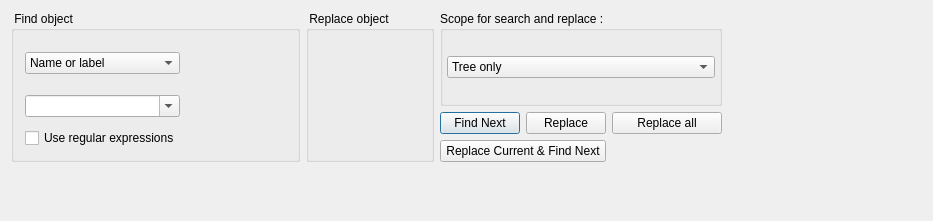
<?xml version="1.0" encoding="UTF-8"?>
<ui version="4.0">
 <class>findObjectWidget_q</class>
 <widget class="QWidget" name="findObjectWidget_q">
  <property name="geometry">
   <rect>
    <x>0</x>
    <y>0</y>
    <width>933</width>
    <height>221</height>
   </rect>
  </property>
  <property name="windowTitle">
   <string>Form1</string>
  </property>
  <layout class="QGridLayout" name="gridLayout_3">
   <item row="0" column="0" rowspan="2">
    <widget class="QGroupBox" name="groupBox4">
     <property name="sizePolicy">
      <sizepolicy hsizetype="Expanding" vsizetype="Preferred">
       <horstretch>0</horstretch>
       <verstretch>0</verstretch>
      </sizepolicy>
     </property>
     <property name="title">
      <string> Find object</string>
     </property>
     <layout class="QGridLayout">
      <item row="0" column="1" rowspan="2">
       <widget class="FWObjectDropArea" name="findDropArea" native="true">
        <property name="sizePolicy">
         <sizepolicy hsizetype="Fixed" vsizetype="Fixed">
          <horstretch>0</horstretch>
          <verstretch>0</verstretch>
         </sizepolicy>
        </property>
        <property name="minimumSize">
         <size>
          <width>100</width>
          <height>80</height>
         </size>
        </property>
        <property name="font">
         <font>
          <pointsize>9</pointsize>
         </font>
        </property>
       </widget>
      </item>
      <item row="0" column="0">
       <widget class="QComboBox" name="attribute">
        <item>
         <property name="text">
          <string>Name or label</string>
         </property>
        </item>
        <item>
         <property name="text">
          <string>IP Address</string>
         </property>
        </item>
        <item>
         <property name="text">
          <string>TCP/UDP port</string>
         </property>
        </item>
        <item>
         <property name="text">
          <string>Protocol number</string>
         </property>
        </item>
        <item>
         <property name="text">
          <string>ICMP type</string>
         </property>
        </item>
       </widget>
      </item>
      <item row="1" column="0">
       <widget class="QComboBox" name="findAttr">
        <property name="editable">
         <bool>true</bool>
        </property>
       </widget>
      </item>
      <item row="2" column="0">
       <widget class="QCheckBox" name="useRegexp">
        <property name="text">
         <string>Use regular expressions</string>
        </property>
       </widget>
      </item>
     </layout>
    </widget>
   </item>
   <item row="0" column="1" rowspan="2">
    <widget class="QGroupBox" name="groupBox5">
     <property name="sizePolicy">
      <sizepolicy hsizetype="Preferred" vsizetype="Preferred">
       <horstretch>0</horstretch>
       <verstretch>0</verstretch>
      </sizepolicy>
     </property>
     <property name="title">
      <string> Replace object </string>
     </property>
     <layout class="QGridLayout" name="gridLayout_119">
      <item row="0" column="0">
       <widget class="FWObjectDropArea" name="replaceDropArea" native="true">
        <property name="sizePolicy">
         <sizepolicy hsizetype="Fixed" vsizetype="Fixed">
          <horstretch>0</horstretch>
          <verstretch>0</verstretch>
         </sizepolicy>
        </property>
        <property name="minimumSize">
         <size>
          <width>100</width>
          <height>80</height>
         </size>
        </property>
        <property name="font">
         <font>
          <pointsize>9</pointsize>
         </font>
        </property>
       </widget>
      </item>
      <item row="1" column="0">
       <widget class="QLabel" name="label">
        <property name="text">
         <string/>
        </property>
       </widget>
      </item>
     </layout>
    </widget>
   </item>
   <item row="0" column="2">
    <widget class="QGroupBox" name="buttonGroup2">
     <property name="sizePolicy">
      <sizepolicy hsizetype="Expanding" vsizetype="Preferred">
       <horstretch>0</horstretch>
       <verstretch>0</verstretch>
      </sizepolicy>
     </property>
     <property name="title">
      <string>Scope for search and replace :</string>
     </property>
     <layout class="QGridLayout">
      <property name="margin" stdset="0">
       <number>4</number>
      </property>
      <item row="0" column="0">
       <widget class="QComboBox" name="srScope">
        <item>
         <property name="text">
          <string>Tree only</string>
         </property>
        </item>
        <item>
         <property name="text">
          <string>Tree and policy of all firewalls</string>
         </property>
        </item>
        <item>
         <property name="text">
          <string>Policy of all firewalls</string>
         </property>
        </item>
        <item>
         <property name="text">
          <string>policy of the opened firewall</string>
         </property>
        </item>
       </widget>
      </item>
     </layout>
    </widget>
   </item>
   <item row="0" column="3">
    <spacer>
     <property name="orientation">
      <enum>Qt::Orientation::Horizontal</enum>
     </property>
     <property name="sizeType">
      <enum>QSizePolicy::Policy::Expanding</enum>
     </property>
     <property name="sizeHint" stdset="0">
      <size>
       <width>100</width>
       <height>20</height>
      </size>
     </property>
    </spacer>
   </item>
   <item row="1" column="2">
    <layout class="QGridLayout" name="gridLayout_2">
     <item row="0" column="0">
      <widget class="QPushButton" name="findButton">
       <property name="text">
        <string>Find Next</string>
       </property>
       <property name="autoDefault">
        <bool>true</bool>
       </property>
       <property name="default">
        <bool>true</bool>
       </property>
      </widget>
     </item>
     <item row="0" column="1">
      <widget class="QPushButton" name="replaceButton">
       <property name="text">
        <string>Replace</string>
       </property>
      </widget>
     </item>
     <item row="0" column="2">
      <widget class="QPushButton" name="replaceAllButton">
       <property name="text">
        <string>Replace all</string>
       </property>
      </widget>
     </item>
     <item row="1" column="0" colspan="2">
      <widget class="QPushButton" name="repNextButton">
       <property name="text">
        <string>Replace Current &amp;&amp; Find Next</string>
       </property>
       <property name="shortcut">
        <string/>
       </property>
      </widget>
     </item>
     <item row="1" column="2">
      <spacer>
       <property name="orientation">
        <enum>Qt::Orientation::Horizontal</enum>
       </property>
       <property name="sizeType">
        <enum>QSizePolicy::Policy::Expanding</enum>
       </property>
       <property name="sizeHint" stdset="0">
        <size>
         <width>110</width>
         <height>20</height>
        </size>
       </property>
      </spacer>
     </item>
    </layout>
   </item>
   <item row="2" column="2">
    <spacer>
     <property name="orientation">
      <enum>Qt::Orientation::Vertical</enum>
     </property>
     <property name="sizeType">
      <enum>QSizePolicy::Policy::MinimumExpanding</enum>
     </property>
     <property name="sizeHint" stdset="0">
      <size>
       <width>75</width>
       <height>1</height>
      </size>
     </property>
    </spacer>
   </item>
  </layout>
 </widget>
 <layoutdefault spacing="6" margin="11"/>
 <customwidgets>
  <customwidget>
   <class>FWObjectDropArea</class>
   <extends>QWidget</extends>
   <header>FWObjectDropArea.h</header>
   <container>1</container>
  </customwidget>
 </customwidgets>
 <tabstops>
  <tabstop>attribute</tabstop>
  <tabstop>findAttr</tabstop>
  <tabstop>srScope</tabstop>
  <tabstop>replaceAllButton</tabstop>
  <tabstop>replaceButton</tabstop>
  <tabstop>repNextButton</tabstop>
  <tabstop>findButton</tabstop>
 </tabstops>
 <resources/>
 <connections>
  <connection>
   <sender>findDropArea</sender>
   <signal>objectDeleted()</signal>
   <receiver>findObjectWidget_q</receiver>
   <slot>enableAll()</slot>
   <hints>
    <hint type="sourcelabel">
     <x>20</x>
     <y>20</y>
    </hint>
    <hint type="destinationlabel">
     <x>20</x>
     <y>20</y>
    </hint>
   </hints>
  </connection>
  <connection>
   <sender>findDropArea</sender>
   <signal>objectInserted()</signal>
   <receiver>findObjectWidget_q</receiver>
   <slot>objectInserted()</slot>
   <hints>
    <hint type="sourcelabel">
     <x>20</x>
     <y>20</y>
    </hint>
    <hint type="destinationlabel">
     <x>20</x>
     <y>20</y>
    </hint>
   </hints>
  </connection>
  <connection>
   <sender>findButton</sender>
   <signal>clicked()</signal>
   <receiver>findObjectWidget_q</receiver>
   <slot>find()</slot>
   <hints>
    <hint type="sourcelabel">
     <x>20</x>
     <y>20</y>
    </hint>
    <hint type="destinationlabel">
     <x>20</x>
     <y>20</y>
    </hint>
   </hints>
  </connection>
  <connection>
   <sender>findAttr</sender>
   <signal>activated(QString)</signal>
   <receiver>findObjectWidget_q</receiver>
   <slot>findAttrChanged(QString)</slot>
   <hints>
    <hint type="sourcelabel">
     <x>20</x>
     <y>20</y>
    </hint>
    <hint type="destinationlabel">
     <x>20</x>
     <y>20</y>
    </hint>
   </hints>
  </connection>
  <connection>
   <sender>findAttr</sender>
   <signal>editTextChanged(QString)</signal>
   <receiver>findObjectWidget_q</receiver>
   <slot>findAttrChanged(QString)</slot>
   <hints>
    <hint type="sourcelabel">
     <x>20</x>
     <y>20</y>
    </hint>
    <hint type="destinationlabel">
     <x>20</x>
     <y>20</y>
    </hint>
   </hints>
  </connection>
  <connection>
   <sender>attribute</sender>
   <signal>activated(QString)</signal>
   <receiver>findObjectWidget_q</receiver>
   <slot>findAttrChanged(QString)</slot>
   <hints>
    <hint type="sourcelabel">
     <x>20</x>
     <y>20</y>
    </hint>
    <hint type="destinationlabel">
     <x>20</x>
     <y>20</y>
    </hint>
   </hints>
  </connection>
  <connection>
   <sender>replaceButton</sender>
   <signal>clicked()</signal>
   <receiver>findObjectWidget_q</receiver>
   <slot>replace()</slot>
   <hints>
    <hint type="sourcelabel">
     <x>20</x>
     <y>20</y>
    </hint>
    <hint type="destinationlabel">
     <x>20</x>
     <y>20</y>
    </hint>
   </hints>
  </connection>
  <connection>
   <sender>replaceAllButton</sender>
   <signal>clicked()</signal>
   <receiver>findObjectWidget_q</receiver>
   <slot>replaceAll()</slot>
   <hints>
    <hint type="sourcelabel">
     <x>20</x>
     <y>20</y>
    </hint>
    <hint type="destinationlabel">
     <x>20</x>
     <y>20</y>
    </hint>
   </hints>
  </connection>
  <connection>
   <sender>srScope</sender>
   <signal>activated(int)</signal>
   <receiver>findObjectWidget_q</receiver>
   <slot>reset()</slot>
   <hints>
    <hint type="sourcelabel">
     <x>20</x>
     <y>20</y>
    </hint>
    <hint type="destinationlabel">
     <x>20</x>
     <y>20</y>
    </hint>
   </hints>
  </connection>
  <connection>
   <sender>replaceDropArea</sender>
   <signal>objectDeleted()</signal>
   <receiver>findObjectWidget_q</receiver>
   <slot>replaceDisable()</slot>
   <hints>
    <hint type="sourcelabel">
     <x>20</x>
     <y>20</y>
    </hint>
    <hint type="destinationlabel">
     <x>20</x>
     <y>20</y>
    </hint>
   </hints>
  </connection>
  <connection>
   <sender>replaceDropArea</sender>
   <signal>objectInserted()</signal>
   <receiver>findObjectWidget_q</receiver>
   <slot>replaceEnable()</slot>
   <hints>
    <hint type="sourcelabel">
     <x>20</x>
     <y>20</y>
    </hint>
    <hint type="destinationlabel">
     <x>20</x>
     <y>20</y>
    </hint>
   </hints>
  </connection>
  <connection>
   <sender>repNextButton</sender>
   <signal>clicked()</signal>
   <receiver>findObjectWidget_q</receiver>
   <slot>replaceNext()</slot>
   <hints>
    <hint type="sourcelabel">
     <x>20</x>
     <y>20</y>
    </hint>
    <hint type="destinationlabel">
     <x>20</x>
     <y>20</y>
    </hint>
   </hints>
  </connection>
  <connection>
   <sender>srScope</sender>
   <signal>activated(int)</signal>
   <receiver>findObjectWidget_q</receiver>
   <slot>scopeChanged()</slot>
   <hints>
    <hint type="sourcelabel">
     <x>20</x>
     <y>20</y>
    </hint>
    <hint type="destinationlabel">
     <x>20</x>
     <y>20</y>
    </hint>
   </hints>
  </connection>
 </connections>
 <slots>
  <slot>enableAll()</slot>
  <slot>objectInserted()</slot>
  <slot>find()</slot>
  <slot>findAttrChanged(QString)</slot>
  <slot>replace()</slot>
  <slot>replaceAll()</slot>
  <slot>reset()</slot>
  <slot>replaceDisable()</slot>
  <slot>replaceEnable()</slot>
  <slot>replaceNext()</slot>
  <slot>scopeChanged()</slot>
 </slots>
</ui>
